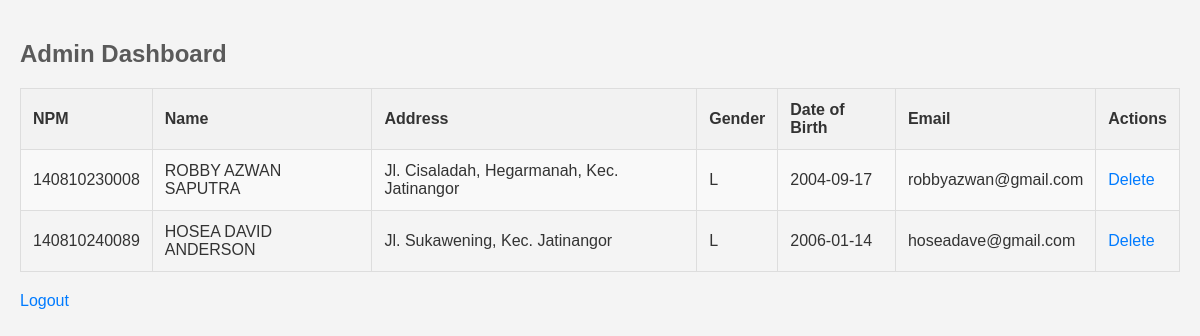
Page /admin_page.php (signed in) on the committed database.
### tables this page shows
CREATE TABLE `identitas` (
  `npm` varchar(12) NOT NULL,
  `nama` varchar(20) DEFAULT NULL,
  `alamat` varchar(100) NOT NULL,
  `tgl_lhr` date NOT NULL,
  `jk` char(1) NOT NULL,
  `email` varchar(40) DEFAULT NULL
);

### admin_page.php (the view, shortened to what this page needs)
<?php
include('db.php');
$query = "SELECT * FROM identitas";
$result = mysqli_query($conn, $query);
?>
<!DOCTYPE html>
<html lang="en">
<head>
    <link rel="stylesheet" type="text/css" href="admin_page.css">
</head>
<body>
    <h2>Admin Dashboard</h2>
    <table border="1">
        <tr>
            <th>NPM</th>
            <th>Name</th>
            <th>Address</th>
            <th>Gender</th>
            <th>Date of Birth</th>
            <th>Email</th>
            <th>Actions</th>
        </tr>
        <?php while ($row = mysqli_fetch_assoc($result)) { ?>
        <tr>
            <td><?php echo $row['npm']; ?></td>
            <td><?php echo $row['nama']; ?></td>
            <td><?php echo $row['alamat']; ?></td>
            <td><?php echo $row['jk']; ?></td>
            <td><?php echo $row['tgl_lhr']; ?></td>
            <td><?php echo $row['email']; ?></td>
            <td>
                <a href="delete.php?npm=<?php echo $row['npm']; ?>" onclick="return confirm('Are you sure you want to delete this student?');">Delete</a>
            </td>
        </tr>
        <?php } ?>
    </table>
    <a href="logout.php">Logout</a>
</body>
</html>

### admin_page.css (style rules this page uses)
body { font-family: Arial, sans-serif; background-color: #f4f4f4; color: #333; margin: 0; padding: 20px; }
h2 { color: #5a5a5a; }
table { width: 100%; border-collapse: collapse; margin: 20px 0; }
table, th, td { border: 1px solid #ddd; }
th, td { padding: 12px; text-align: left; }
th { background-color: #f2f2f2; }
tr:nth-child(even) { background-color: #f9f9f9; }
a { color: #007bff; text-decoration: none; }

### rows in the picture
identitas: npm "140810230008", nama "ROBBY AZWAN SAPUTRA", alamat "Jl. Cisaladah, Hegarmanah, Kec. Jatinangor", jk "L", tgl_lhr "2004-09-17", email "robbyazwan@gmail.com"
identitas: npm "140810240089", nama "HOSEA DAVID ANDERSON", alamat "Jl. Sukawening, Kec. Jatinangor", jk "L", tgl_lhr "2006-01-14", email "hoseadave@gmail.com"
